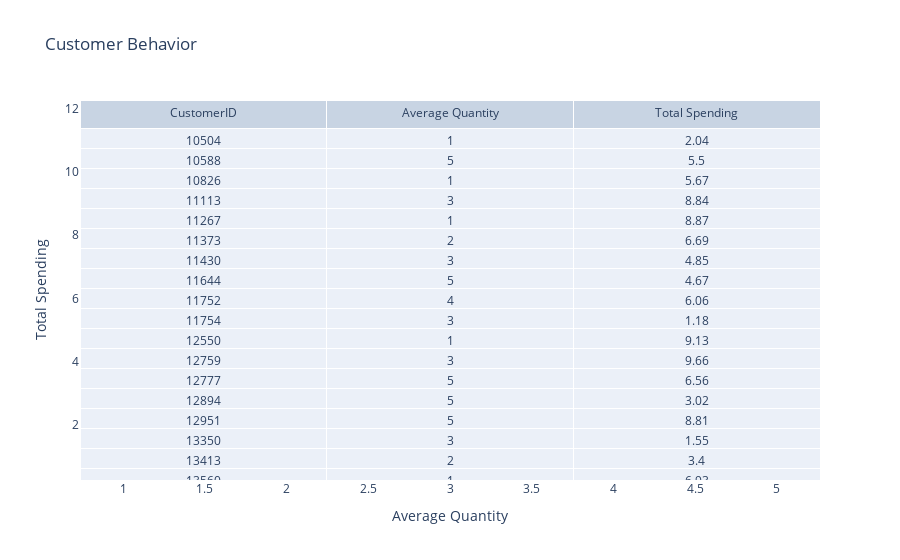

Source (notebook cell):
### Code cell
# Create a subplot with a scatter plot and a table
fig = go.Figure()

# Add a scatter plot
fig.add_trace(go.Scatter(x=customer_behavior['Quantity'], y=customer_behavior['Price'],
                         mode='markers', text=customer_behavior['CustomerID'],
                         marker=dict(size=10, color='coral')))

# Add a table
fig.add_trace(go.Table(
    header=dict(values=['CustomerID', 'Average Quantity', 'Total Spending']),
    cells=dict(values=[table_data['CustomerID'], table_data['Average Quantity'], table_data['Total Spending']]),
))

# Update layout
fig.update_layout(title='Customer Behavior',
                  xaxis_title='Average Quantity', yaxis_title='Total Spending')

# Show the plot
fig.show()

### Figure 1 — Plotly figure (JSON) as saved in the notebook; plotly's stock layout.template omitted (floating-point values rounded to 4 significant figures; data arrays with more than 128 entries replaced by an {"elided": "..."} marker saying what was removed)
{"data": [{"marker": {"color": "coral", "size": 10}, "mode": "markers", "text": {"elided": "499 int values"}, "type": "scatter", "x": {"elided": "499 float values"}, "y": {"elided": "499 float values"}}, {"cells": {"values": {"elided": "3x499 float values"}}, "header": {"values": ["CustomerID", "Average Quantity", "Total Spending"]}, "type": "table"}], "layout": {"autosize": true, "title": {"text": "Customer Behavior"}, "xaxis": {"autorange": true, "range": [0.7446, 5.255], "title": {"text": "Average Quantity"}, "type": "linear"}, "yaxis": {"autorange": true, "range": [-0.02597, 12.56], "title": {"text": "Total Spending"}, "type": "linear"}}}
